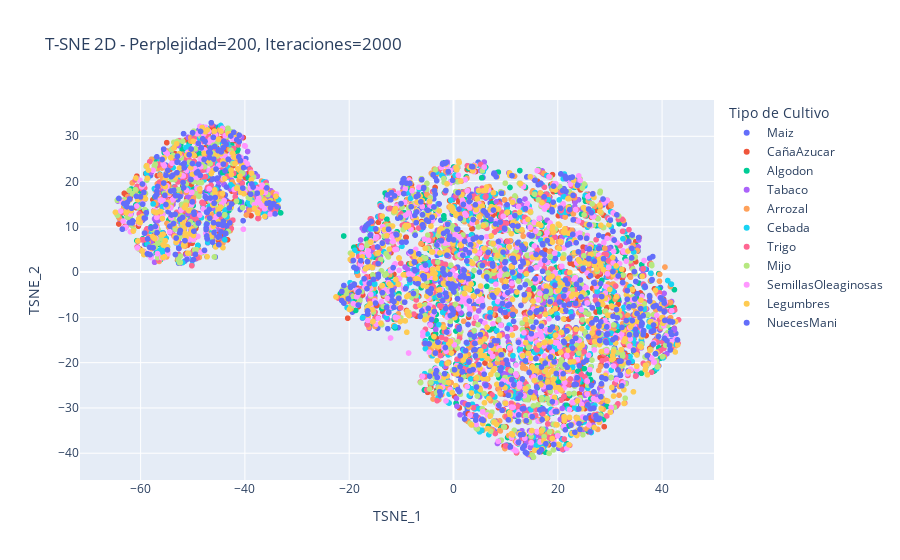

The notebook cell saved with this chart:
### Markdown cell above
# Ejercicio 4: t-SNE

### Code cell
interacciones = [1000, 2000, 3000, 4000, 5000]
perplejidades = [30, 50, 100, 200, 300]
componentes = [2,3]

componente = 2
perplejidad = 200
interaccion = 2000

tsne = TSNE(n_components=componente, perplexity=perplejidad, max_iter=interaccion, random_state=42)
tsne_result = tsne.fit_transform(X_scaled)

tsne_df = pd.DataFrame(tsne_result, columns=[f'TSNE_{i+1}' for i in range(componente)])
tsne_df['tipoCultivo'] = cultivos['tipoCultivo'].values
fig = px.scatter(
    tsne_df,
    x='TSNE_1',
    y='TSNE_2',
    color='tipoCultivo',
    title=f'T-SNE 2D - Perplejidad={perplejidad}, Iteraciones={interaccion}',
    labels={'tipoCultivo': 'Tipo de Cultivo'}
)
fig.show()

'''
- Al aumentar la perplejidad, se observa que los puntos se agrupan más, 
lo que indica que el modelo está capturando mejor la estructura de los datos.

- Al aumentar el número de iteraciones, los puntos tienden a
  agruparse más.

- Al aumentar el número de componentes, se observa que los puntos tienden a
  separarse más
'''

### Figure 1 — Plotly figure (JSON) as saved in the notebook; plotly's stock layout.template omitted (floating-point values rounded to 4 significant figures; data arrays with more than 128 entries replaced by an {"elided": "..."} marker saying what was removed)
{"data": [{"hovertemplate": "Tipo de Cultivo=Maiz<br>TSNE_1=%{x}<br>TSNE_2=%{y}<extra></extra>", "legendgroup": "Maiz", "marker": {"color": "#636efa", "symbol": "circle"}, "mode": "markers", "name": "Maiz", "showlegend": true, "type": "scattergl", "x": {"elided": "753 float values"}, "xaxis": "x", "y": {"elided": "753 float values"}, "yaxis": "y"}, {"hovertemplate": "Tipo de Cultivo=CañaAzucar<br>TSNE_1=%{x}<br>TSNE_2=%{y}<extra></extra>", "legendgroup": "CañaAzucar", "marker": {"color": "#EF553B", "symbol": "circle"}, "mode": "markers", "name": "CañaAzucar", "showlegend": true, "type": "scattergl", "x": {"elided": "763 float values"}, "xaxis": "x", "y": {"elided": "763 float values"}, "yaxis": "y"}, {"hovertemplate": "Tipo de Cultivo=Algodon<br>TSNE_1=%{x}<br>TSNE_2=%{y}<extra></extra>", "legendgroup": "Algodon", "marker": {"color": "#00cc96", "symbol": "circle"}, "mode": "markers", "name": "Algodon", "showlegend": true, "type": "scattergl", "x": {"elided": "722 float values"}, "xaxis": "x", "y": {"elided": "722 float values"}, "yaxis": "y"}, {"hovertemplate": "Tipo de Cultivo=Tabaco<br>TSNE_1=%{x}<br>TSNE_2=%{y}<extra></extra>", "legendgroup": "Tabaco", "marker": {"color": "#ab63fa", "symbol": "circle"}, "mode": "markers", "name": "Tabaco", "showlegend": true, "type": "scattergl", "x": {"elided": "717 float values"}, "xaxis": "x", "y": {"elided": "717 float values"}, "yaxis": "y"}, {"hovertemplate": "Tipo de Cultivo=Arrozal<br>TSNE_1=%{x}<br>TSNE_2=%{y}<extra></extra>", "legendgroup": "Arrozal", "marker": {"color": "#FFA15A", "symbol": "circle"}, "mode": "markers", "name": "Arrozal", "showlegend": true, "type": "scattergl", "x": {"elided": "706 float values"}, "xaxis": "x", "y": {"elided": "706 float values"}, "yaxis": "y"}, {"hovertemplate": "Tipo de Cultivo=Cebada<br>TSNE_1=%{x}<br>TSNE_2=%{y}<extra></extra>", "legendgroup": "Cebada", "marker": {"color": "#19d3f3", "symbol": "circle"}, "mode": "markers", "name": "Cebada", "showlegend": true, "type": "scattergl", "x": {"elided": "703 float values"}, "xaxis": "x", "y": {"elided": "703 float values"}, "yaxis": "y"}, {"hovertemplate": "Tipo de Cultivo=Trigo<br>TSNE_1=%{x}<br>TSNE_2=%{y}<extra></extra>", "legendgroup": "Trigo", "marker": {"color": "#FF6692", "symbol": "circle"}, "mode": "markers", "name": "Trigo", "showlegend": true, "type": "scattergl", "x": {"elided": "747 float values"}, "xaxis": "x", "y": {"elided": "747 float values"}, "yaxis": "y"}, {"hovertemplate": "Tipo de Cultivo=Mijo<br>TSNE_1=%{x}<br>TSNE_2=%{y}<extra></extra>", "legendgroup": "Mijo", "marker": {"color": "#B6E880", "symbol": "circle"}, "mode": "markers", "name": "Mijo", "showlegend": true, "type": "scattergl", "x": {"elided": "718 float values"}, "xaxis": "x", "y": {"elided": "718 float values"}, "yaxis": "y"}, {"hovertemplate": "Tipo de Cultivo=SemillasOleaginosas<br>TSNE_1=%{x}<br>TSNE_2=%{y}<extra></extra>", "legendgroup": "SemillasOleaginosas", "marker": {"color": "#FF97FF", "symbol": "circle"}, "mode": "markers", "name": "SemillasOleaginosas", "showlegend": true, "type": "scattergl", "x": {"elided": "711 float values"}, "xaxis": "x", "y": {"elided": "711 float values"}, "yaxis": "y"}, {"hovertemplate": "Tipo de Cultivo=Legumbres<br>TSNE_1=%{x}<br>TSNE_2=%{y}<extra></extra>", "legendgroup": "Legumbres", "marker": {"color": "#FECB52", "symbol": "circle"}, "mode": "markers", "name": "Legumbres", "showlegend": true, "type": "scattergl", "x": {"elided": "728 float values"}, "xaxis": "x", "y": {"elided": "728 float values"}, "yaxis": "y"}, {"hovertemplate": "Tipo de Cultivo=NuecesMani<br>TSNE_1=%{x}<br>TSNE_2=%{y}<extra></extra>", "legendgroup": "NuecesMani", "marker": {"color": "#636efa", "symbol": "circle"}, "mode": "markers", "name": "NuecesMani", "showlegend": true, "type": "scattergl", "x": {"elided": "732 float values"}, "xaxis": "x", "y": {"elided": "732 float values"}, "yaxis": "y"}], "layout": {"legend": {"title": {"text": "Tipo de Cultivo"}, "tracegroupgap": 0}, "title": {"text": "T-SNE 2D - Perplejidad=200, Iteraciones=2000"}, "xaxis": {"anchor": "y", "domain": [0, 1], "title": {"text": "TSNE_1"}}, "yaxis": {"anchor": "x", "domain": [0, 1], "title": {"text": "TSNE_2"}}}}
